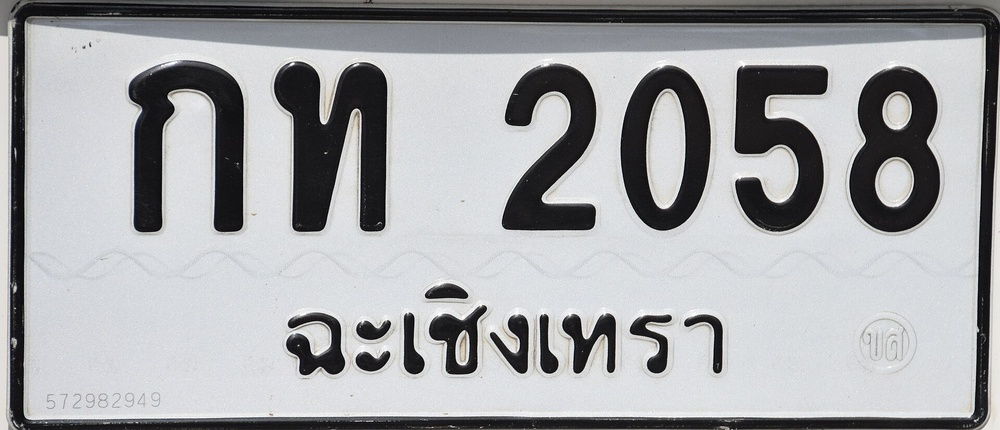
#> input picture Sentiment_Analysis/nlp/license plate/License_plate_003.jpg, 1000 x 430 px, shrunk from 1920 x 825 before the run
$ jupyter execute --allow-errors LicensePlateRecognitionM2.test.ipynb
#> lines starting #> are read from the running program, lines starting #| are printed output that depends on the picture
## Module 2: Image Segmentation and Edge Detection (Handled by Student 2)

[cell 1]
import numpy as np
import matplotlib.pyplot as plt
from numpy.fft import fft2, ifft2, fftshift, ifftshift
import cv2
from skimage import io, color, img_as_float, img_as_ubyte, exposure, filters
from scipy.ndimage import convolve

### 1.Edge Detection:

[cell 2]
# Load the image
image = cv2.imread('License_plate_003.jpg')
#> image is the input picture: shape (430, 1000, 3); mean B, G, R 167.4, 165.1, 164.1
img_rgb = cv2.cvtColor(image, cv2.COLOR_BGR2RGB)  # Convert from BGR to RGB

# Convert from RGB to grayscale
gray_image = color.rgb2gray(img_rgb)

# Convert the grayscale image to 8-bit for Canny
gray_image_8bit = (gray_image * 255).astype(np.uint8)

# Apply Sobel, Prewitt, and Canny edge detection
sobel_edges = filters.sobel(gray_image)
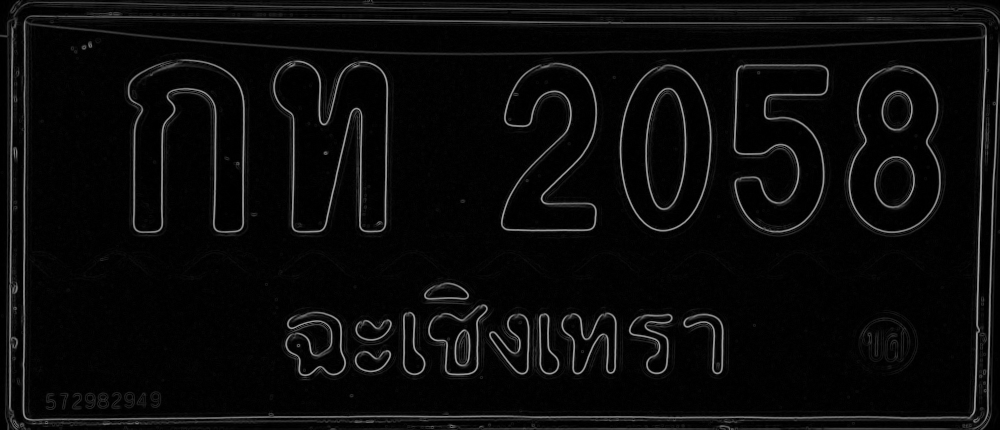
#> sobel_edges: shape (430, 1000) float64; min 0, max 0.671, mean 0.0419
prewitt_edges = filters.prewitt(gray_image)
canny_edges = cv2.Canny(gray_image_8bit, 100, 200)
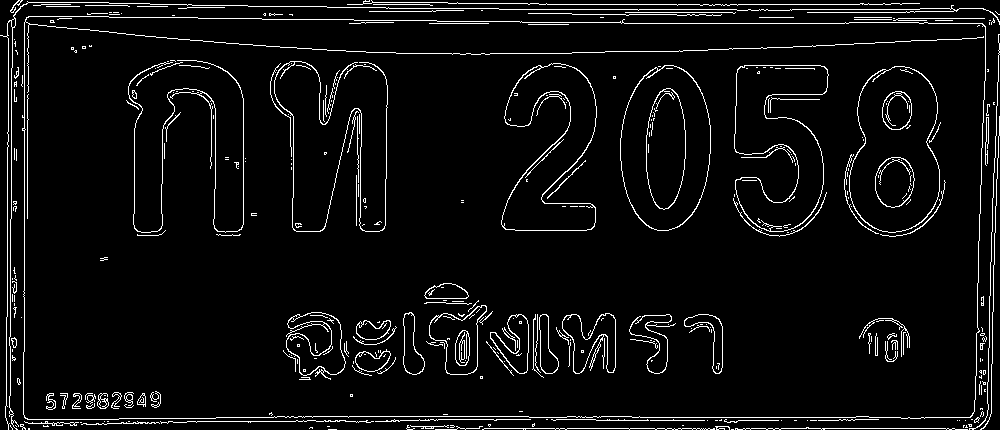
#> canny_edges: shape (430, 1000); 5.3% white in thin lines or dots

# Display the results
plt.figure(figsize=(12, 6))

plt.subplot(1, 3, 1)
plt.title("Sobel Edge Detection")
plt.imshow(sobel_edges, cmap='gray')

plt.subplot(1, 3, 2)
plt.title("Prewitt Edge Detection")
plt.imshow(prewitt_edges, cmap='gray')

plt.subplot(1, 3, 3)
plt.title("Canny Edge Detection")
plt.imshow(canny_edges, cmap='gray')

plt.tight_layout()
plt.show()
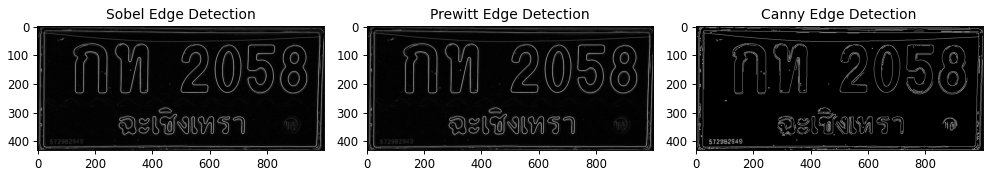
#> figure drawn by matplotlib, 3 panels

### 2.Image Segmentation:

[cell 3]
# Apply Sobel edge detection
sobel_edges = filters.sobel(gray_image)

# Normalize the Sobel edges to [0, 255] for proper display
sobel_edges_normalized = (sobel_edges * 255).astype(np.uint8)

# Combine the original grayscale image with the Sobel edge detection result
combined_sobel_image = cv2.addWeighted(cv2.cvtColor(gray_image_8bit, cv2.COLOR_GRAY2BGR), 0.7,
                                       cv2.cvtColor(sobel_edges_normalized, cv2.COLOR_GRAY2BGR), 0.3, 0)
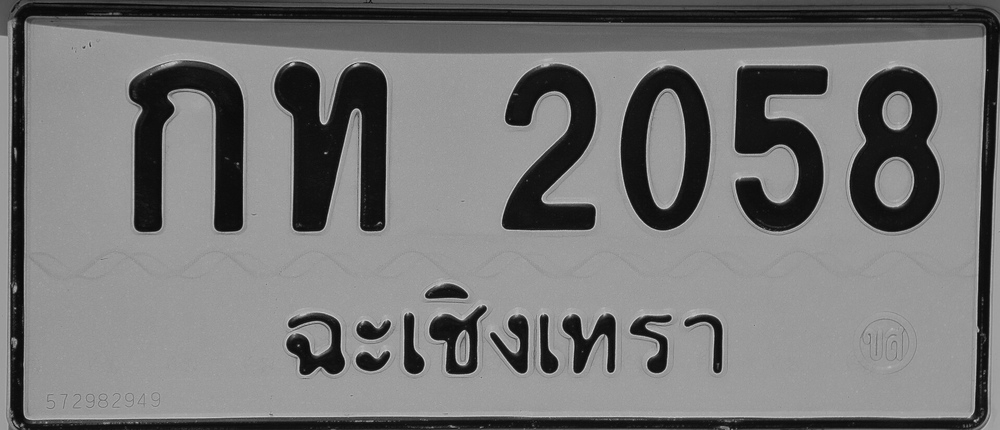
#> combined_sobel_image: shape (430, 1000, 3); min 3, max 211, mean 118.3

# Display the original grayscale image, Sobel edge detection, and combined result
plt.figure(figsize=(15, 8))

plt.subplot(1, 3, 1)
plt.title("Original Grayscale Image")
plt.imshow(gray_image_8bit, cmap='gray')

plt.subplot(1, 3, 2)
plt.title("Sobel Edge Detection")
plt.imshow(sobel_edges_normalized, cmap='gray')

plt.subplot(1, 3, 3)
plt.title("Combined Image (Original + Sobel)")
plt.imshow(cv2.cvtColor(combined_sobel_image, cv2.COLOR_BGR2RGB))

plt.tight_layout()
plt.show()

[cell 4]
# Apply Prewitt edge detection
prewitt_edges = filters.prewitt(gray_image)

# Normalize the edges to [0, 255] for proper display
prewitt_edges_normalized = (prewitt_edges * 255).astype(np.uint8)

# Combine the original grayscale image with the Prewitt edge detection result
combined_image = cv2.addWeighted(cv2.cvtColor(gray_image_8bit, cv2.COLOR_GRAY2BGR), 0.7,
                                 cv2.cvtColor(prewitt_edges_normalized, cv2.COLOR_GRAY2BGR), 0.3, 0)

# Display the original grayscale image, Prewitt edge detection, and combined result
plt.figure(figsize=(15, 8))

plt.subplot(1, 3, 1)
plt.title("Original Grayscale Image")
plt.imshow(gray_image_8bit, cmap='gray')

plt.subplot(1, 3, 2)
plt.title("Prewitt Edge Detection")
plt.imshow(prewitt_edges_normalized, cmap='gray')

plt.subplot(1, 3, 3)
plt.title("Combined Image (Original + Prewitt)")
plt.imshow(cv2.cvtColor(combined_image, cv2.COLOR_BGR2RGB))

plt.tight_layout()
plt.show()

#> (a cell that did not finish here is left out)

### 3.Morphological Operations:

[cell 6]
# Function to check if image is loaded correctly
def load_image(image_path):
    image = cv2.imread(image_path)
    if image is None:
        raise FileNotFoundError(f"Cannot load image from {image_path}")
    return image

# Load the image
image_path = '9999.jpg'  # Replace with your image path
#> (the rest of this cell did not finish here and is left out)

### 3.1 Original Grayscale Image

#> (a cell that did not finish here is left out)

### 3.2 Dilated Image

[cell 8]
# Define the kernel (structuring element) for morphological operations
kernel = np.ones((5, 5), np.uint8)

# Perform dilation
dilated_image = cv2.dilate(gray_image, kernel, iterations=1)
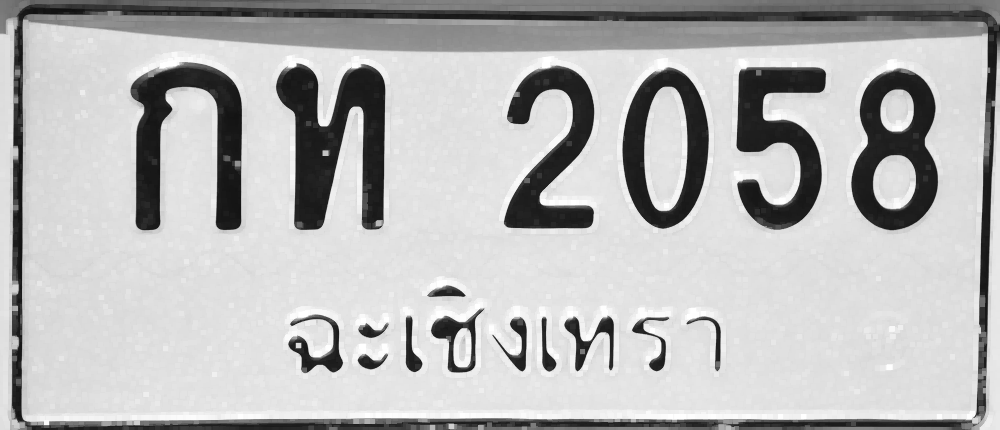
#> dilated_image: shape (430, 1000) float64; min 0.0633, max 1, mean 0.723

# Convert the original image to grayscale (3-channel version)
original_gray_image = cv2.cvtColor(image, cv2.COLOR_BGR2GRAY)
original_gray_image_3ch = cv2.cvtColor(original_gray_image, cv2.COLOR_GRAY2BGR)

# Convert dilated image to 3 channels to match the original grayscale image
#> (the rest of this cell did not finish here and is left out)

### 3.3 Eroded Image

[cell 9]
# Define the kernel (structuring element) for morphological operations
kernel = np.ones((5, 5), np.uint8)

# Perform erosion
eroded_image = cv2.erode(gray_image, kernel, iterations=1)
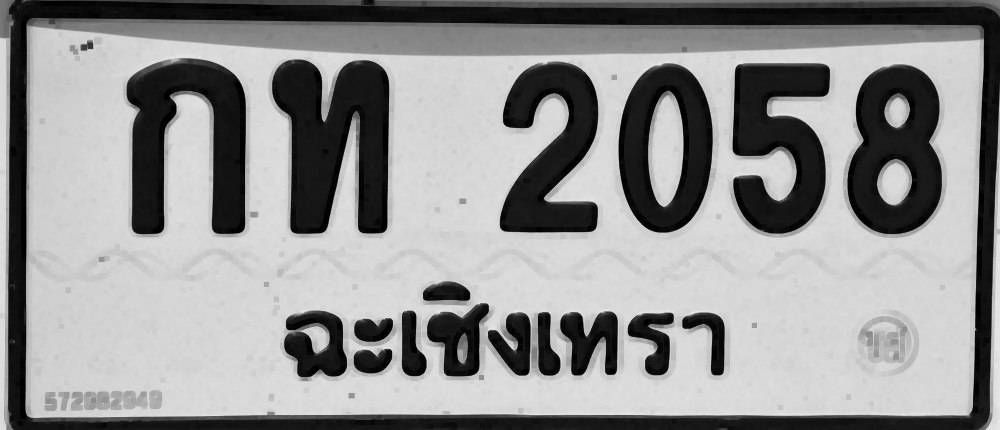
#> eroded_image: shape (430, 1000) float64; min 0, max 0.922, mean 0.573

# Convert the original image to grayscale (3-channel version)
original_gray_image = cv2.cvtColor(image, cv2.COLOR_BGR2GRAY)
original_gray_image_3ch = cv2.cvtColor(original_gray_image, cv2.COLOR_GRAY2BGR)

# Convert eroded image to 3 channels to match the original grayscale image
#> (the rest of this cell did not finish here and is left out)

### 3.4 Opening Image

[cell 10]
# Define the kernel (structuring element) for morphological operations
kernel = np.ones((5, 5), np.uint8)

# Perform opening operation (erosion followed by dilation)
opening_image = cv2.morphologyEx(gray_image, cv2.MORPH_OPEN, kernel)
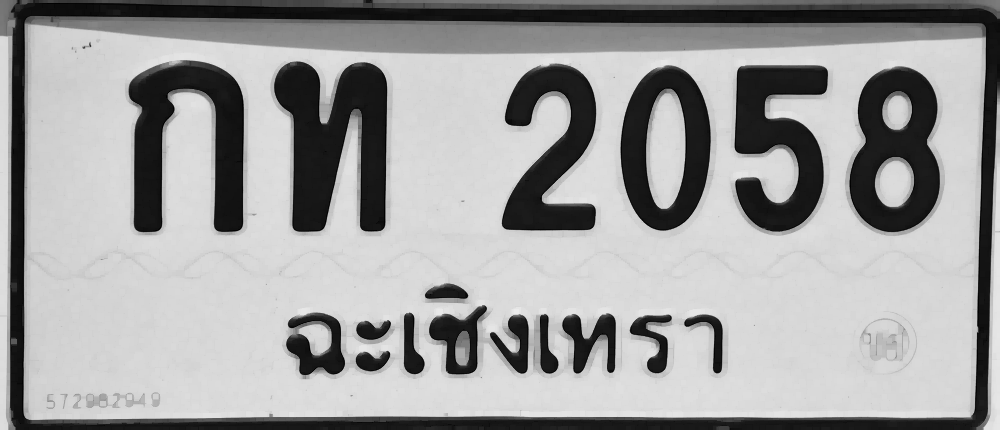
#> opening_image: shape (430, 1000) float64; min 0, max 0.922, mean 0.626

# Convert the original image to grayscale (3-channel version)
original_gray_image = cv2.cvtColor(image, cv2.COLOR_BGR2GRAY)
original_gray_image_3ch = cv2.cvtColor(original_gray_image, cv2.COLOR_GRAY2BGR)

# Convert opening image to 3 channels to match the grayscale original image
#> (the rest of this cell did not finish here and is left out)

### 3.5 Closing Image

[cell 11]
# Define the kernel (structuring element) for morphological operations
kernel = np.ones((5, 5), np.uint8)

# Perform closing operation on the grayscale image
closing_image = cv2.morphologyEx(gray_image, cv2.MORPH_CLOSE, kernel)
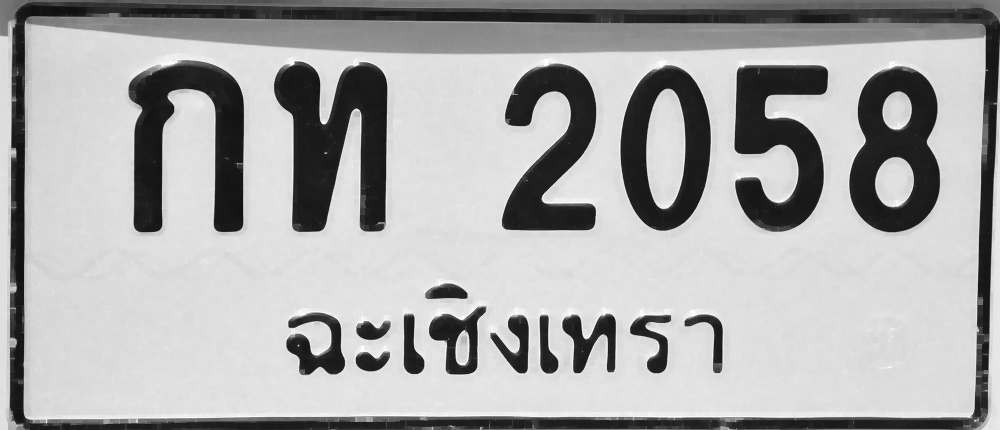
#> closing_image: shape (430, 1000) float64; min 0.0633, max 1, mean 0.668

# Convert the closing image to 3 channels to match the original
#> (the rest of this cell did not finish here and is left out)
